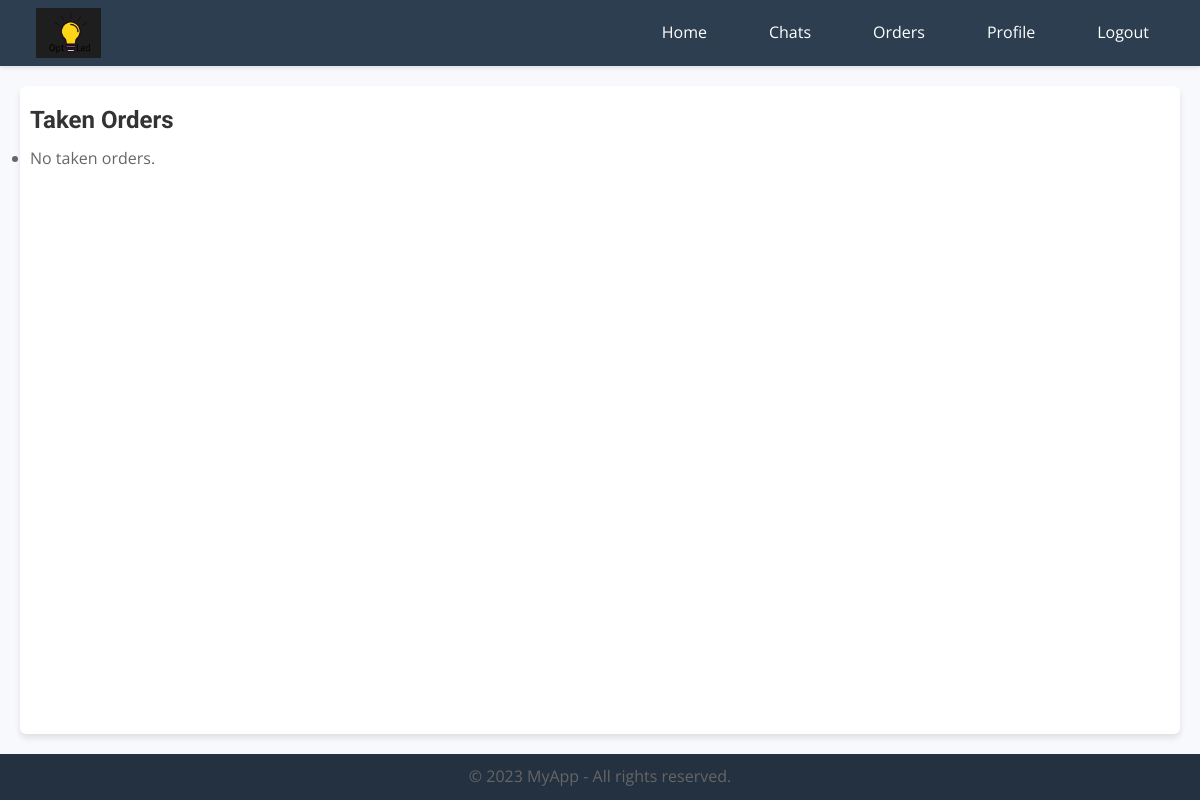
/listings/freelancer/taken-orders/ (signed in), run on an earlier commit of the app's database.
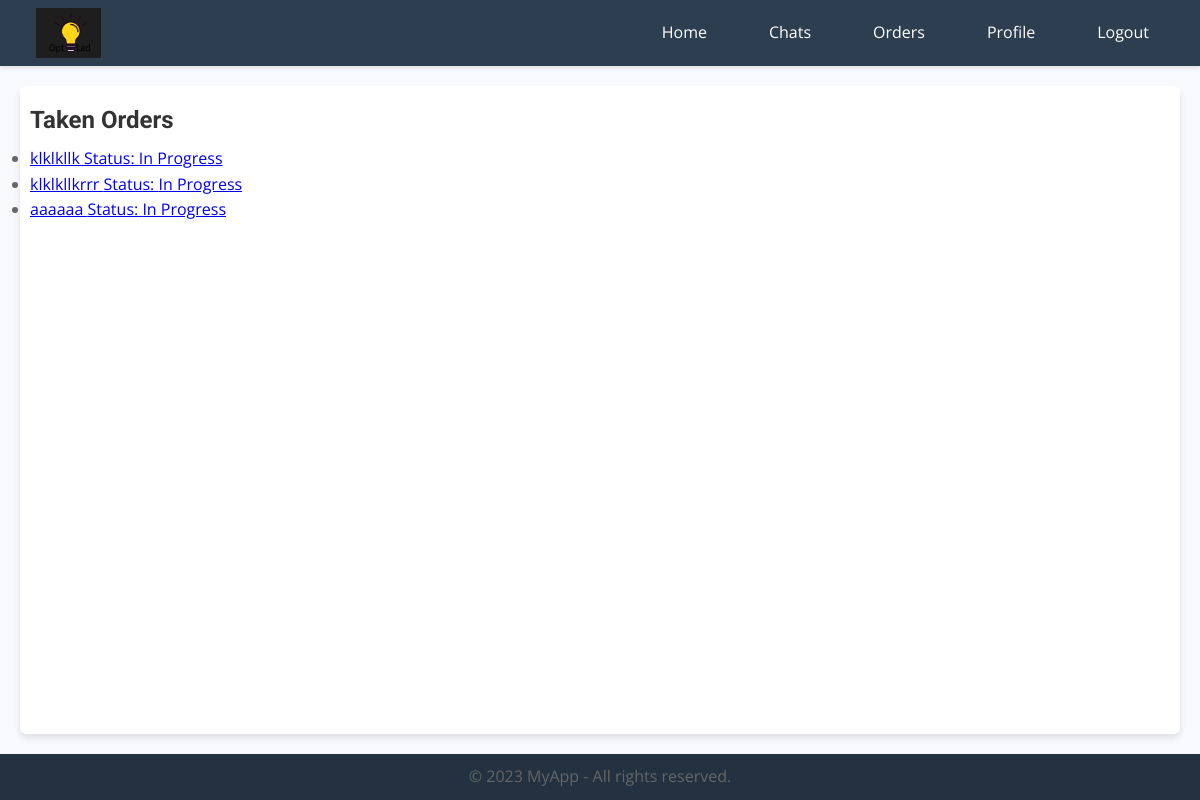
And on a later commit of the database.
### listings/models.py (models this page shows, shortened)
class Order(models.Model):
    client = models.ForeignKey(settings.AUTH_USER_MODEL, on_delete=models.CASCADE, related_name='orders')
    description = models.TextField()
    skills = models.ManyToManyField(Skill, related_name='orders')
    price = models.DecimalField(max_digits=10, decimal_places=2)
    created_at = models.DateTimeField(auto_now_add=True)
    title = models.CharField(max_length=200)
    slug = models.SlugField(max_length=255, unique=True, blank=True)
    STATUS_CHOICES = (
        ('open', 'Open'),
        ('in_progress', 'In Progress'),
        ('completed', 'Completed'),
    )
    status = models.CharField(max_length=20, choices=STATUS_CHOICES, default='open')
    freelancer = models.ForeignKey('accounts.FreelancerProfile', on_delete=models.SET_NULL, null=True, blank=True,
                                   related_name='taken_orders')
    taken_at = models.DateTimeField(null=True, blank=True)

### listings/views.py (the view)
# urls.py: path('freelancer/taken-orders/', views.TakenOrdersListView.as_view(), name='taken_orders_list'),
class TakenOrdersListView(LoginRequiredMixin, ListView):
    model = Order
    template_name = 'core/orders/taken_orders_list.html'
    context_object_name = 'taken_orders'
    def get_queryset(self):
        if self.request.user.is_authenticated and self.request.user.user_type == 'freelancer':
            return self.model.objects.filter(
                freelancer=self.request.user.freelancer_profile,
                status='in_progress'
            )
        return self.model.objects.none()

### core/templates/core/orders/taken_orders_list.html (shortened to what this page needs)
{% extends 'core/base.html' %}
{% load static %}
{% block content %}
<div class="order-detail">
  <h2>Taken Orders</h2>
  <ul class="order-list">
    {% for order in taken_orders %}
      <li>
        <a href="{% url 'listings:order_detail' slug=order.slug %}">
          {{ order.title }}
          <span class="status">Status: {{ order.get_status_display }}</span>
        </a>
      </li>
    {% empty %}
      <li>No taken orders.</li>
    {% endfor %}
  </ul>
</div>
{% endblock %}

What changed in the data, as far as the page shows it:
now on this page (row edited): Order: title "klklkllk", status "In Progress"
now on this page (row edited): Order: title "klklkllkrrr", status "In Progress"
now on this page (row edited): Order: title "aaaaaa", status "In Progress"
Also different on the page:
text no longer shown: "No taken orders."
